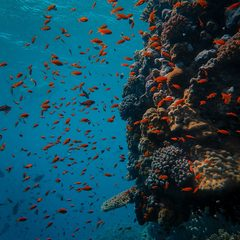
#> input picture raw_assets/img/fish.jpg, 240 x 240 px, given in place of favicon.png, which was not available
$ python optimize_assets.py
#> lines starting #> are read from the running program, lines starting #| are printed output that depends on the picture
import os
from PIL import Image, ImageOps

raw = "/build/raw_assets"
out = "/build/public"
os.makedirs(f"{out}/img", exist_ok=True)

# 1. Google SERP-compliant multi-size favicons (multiples of 48px + .ico + Apple + Android PWA icons)
fav = Image.open(f"{raw}/favicon.png").convert("RGBA")
fav.resize((32, 32), Image.LANCZOS).save(f"{out}/favicon.png", format="PNG", optimize=True)
fav.resize((48, 48), Image.LANCZOS).save(f"{out}/favicon-48.png", format="PNG", optimize=True)
fav.resize((96, 96), Image.LANCZOS).save(f"{out}/favicon-96.png", format="PNG", optimize=True)
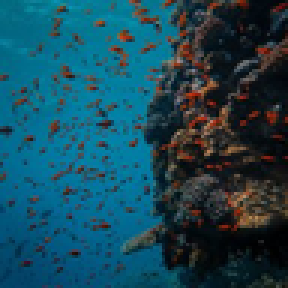
#> saved as favicon-96.png: PIL image 96x96 RGBA (shown 3 times larger); mean R, G, B, A 23.3, 72.3, 88.2, 255
fav.resize((180, 180), Image.LANCZOS).save(f"{out}/apple-touch-icon.png", format="PNG", optimize=True)
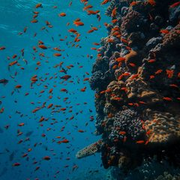
#> saved as apple-touch-icon.png: PIL image 180x180 RGBA; mean R, G, B, A 23.2, 72.3, 88.2, 255
fav.resize((180, 180), Image.LANCZOS).save(f"{out}/apple-touch-icon-precomposed.png", format="PNG", optimize=True)
fav.resize((192, 192), Image.LANCZOS).save(f"{out}/favicon-192.png", format="PNG", optimize=True)
fav.resize((512, 512), Image.LANCZOS).save(f"{out}/icon-512.png", format="PNG", optimize=True)
fav.save(f"{out}/favicon.ico", format="ICO", sizes=[(16, 16), (32, 32), (48, 48)])

# 2. Hero image: responsive WebP (520w, 880w) + quantized PNG fallback
hero = Image.open(f"{raw}/img/hero-pets.png").convert("RGBA")
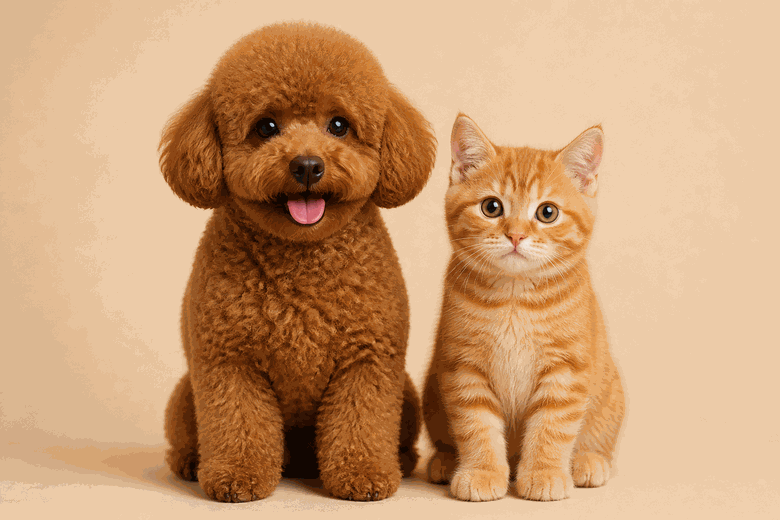
#> input picture raw_assets/img/hero-pets.png, 780 x 520 px, found by its file name
#> hero is the input picture: PIL image 780x520 RGBA; mean R, G, B, A 202.9, 158.2, 117.4, 255
w, h = hero.size
#> w = 780; h = 520
hero_h_880 = round(h * (880 / w))
#> hero_h_880 = 587
for target_w in (520, 880):
    target_h = round(h * (target_w / w))
    resized = hero.resize((target_w, target_h), Image.LANCZOS)
    resized.save(f"{out}/img/hero-pets-{target_w}.webp", format="WEBP", quality=82, method=6)
    if target_w == 880:
        resized.quantize(colors=256, method=Image.FASTOCTREE).save(
            f"{out}/img/hero-pets.png", format="PNG", optimize=True
        )

# Stamp exact intrinsic height into index.html for 0.000 CLS
for fn in os.listdir(out):
    if fn.endswith(".html"):
        hp = os.path.join(out, fn)
        ht = open(hp, "r", encoding="utf-8").read()
        if "__HERO_H880__" in ht:
            open(hp, "w", encoding="utf-8").write(ht.replace("__HERO_H880__", str(hero_h_880)))

# 3. Social / Google Rich Result Images (1200x630 1.91:1 OG + 1200x900 4:3 + 800x800 1:1 for LocalBusiness Schema)
def make_card(cw, ch, out_name):
#> called with cw = 1200, ch = 630, out_name = 'og-share.jpg'
    canvas = Image.new("RGB", (cw, ch), (247, 251, 251))
    copy_im = hero.copy()
    copy_im.thumbnail((int(cw * 0.9), int(ch * 0.88)), Image.LANCZOS)
    canvas.paste(copy_im, ((cw - copy_im.width) // 2, (ch - copy_im.height) // 2), copy_im)
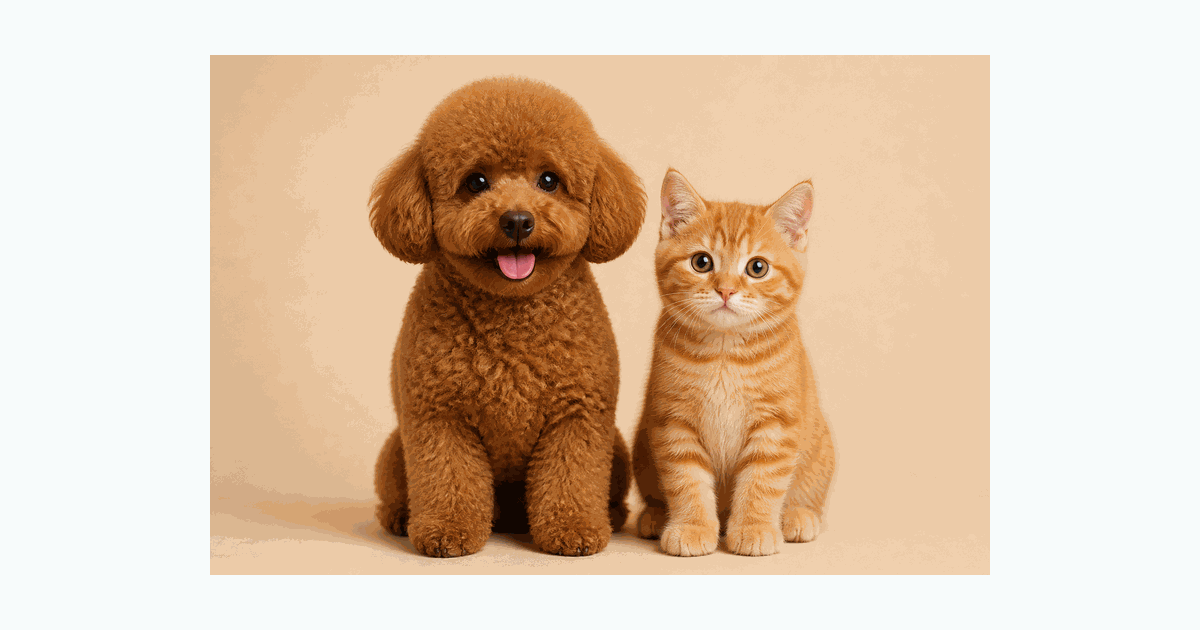
#> canvas: PIL image 1200x630 RGB; mean R, G, B 223.3, 201.2, 179.3
    canvas.save(f"{out}/img/{out_name}", format="JPEG", quality=82, optimize=True, progressive=True)

make_card(1200, 630, "og-share.jpg")
make_card(1200, 900, "store-4x3.jpg")
#> call 2 of make_card, with cw = 1200, ch = 900, out_name = 'store-4x3.jpg'
#> in make_card (call 2), `canvas.paste(copy_im, ((cw - copy_im.width) // 2, (ch - copy_im.height..`:
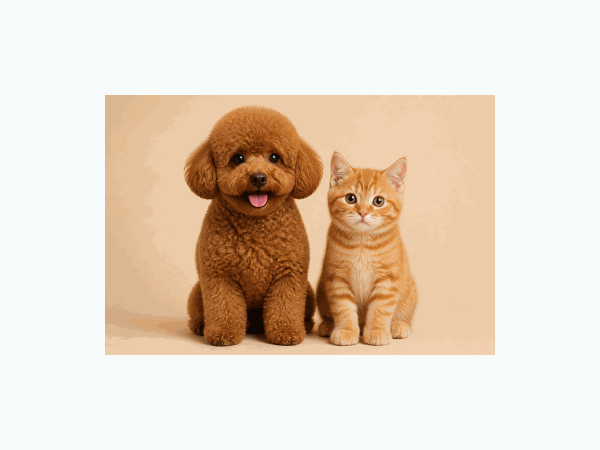
#> canvas: PIL image 1200x900 RGB (shown at 1/2 size); mean R, G, B 230.4, 216.2, 200.8
make_card(800, 800, "store-1x1.jpg")
#> call 3 of make_card, with cw = 800, ch = 800, out_name = 'store-1x1.jpg'
#> in make_card (call 3), `canvas.paste(copy_im, ((cw - copy_im.width) // 2, (ch - copy_im.height..`:
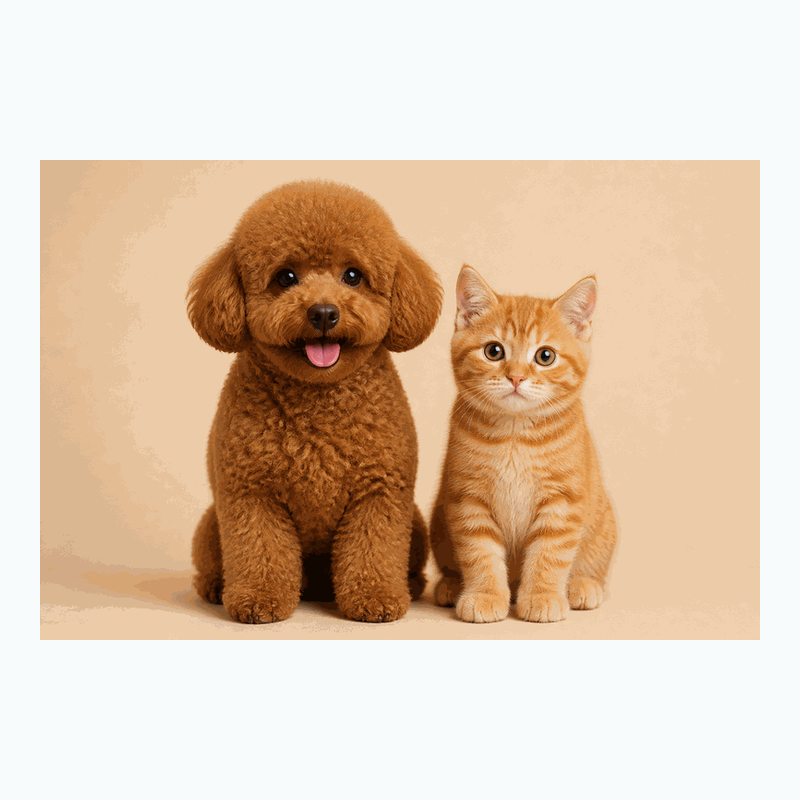
#> canvas: PIL image 800x800 RGB; mean R, G, B 223.2, 200.9, 178.9

# 4. Category thumbnails (240x240 WebP + JPEG fallback)
for name in ("cat", "dog", "bird", "hamster", "fish"):
    im = Image.open(f"{raw}/img/{name}.jpg").convert("RGB")
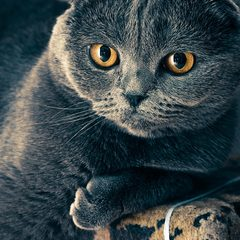
#> input picture raw_assets/img/cat.jpg, 240 x 240 px, found by its file name
#> im is the input picture: PIL image 240x240 RGB; mean R, G, B 58, 70.1, 72.9
    thumb = ImageOps.fit(im, (240, 240), method=Image.LANCZOS)
    thumb.save(f"{out}/img/{name}.webp", format="WEBP", quality=80, method=6)
    thumb.save(f"{out}/img/{name}.jpg", format="JPEG", quality=82, optimize=True, progressive=True)
